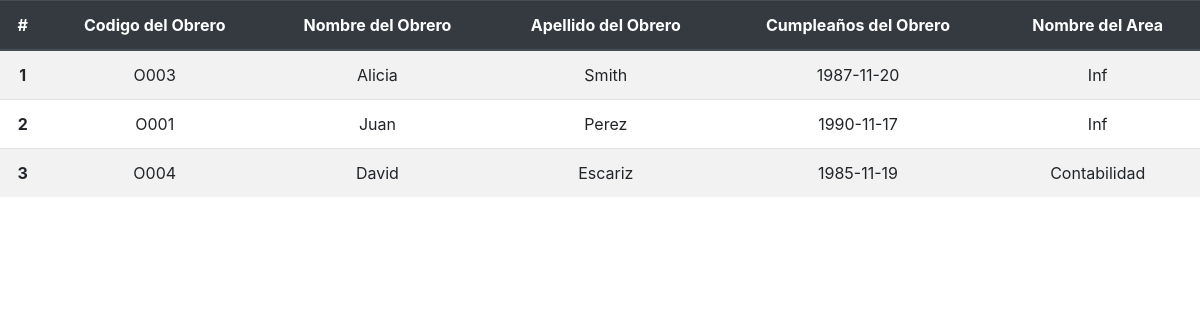
The page /first.php (signed in) on the database its author committed.
### tables this page shows
CREATE TABLE `obrero` (
  `CodO` varchar(5) NOT NULL,
  `nameO` varchar(30) DEFAULT NULL,
  `lastnameO` varchar(30) DEFAULT NULL,
  `birth` date DEFAULT NULL,
  `CodA` varchar(5) DEFAULT NULL,
  `CodB` varchar(5) DEFAULT NULL,
  `nroCuenta` varchar(20) NOT NULL,
  PRIMARY KEY (`CodO`),
  KEY `CodA` (`CodA`),
  KEY `CodB` (`CodB`),
  CONSTRAINT `obrero_ibfk_1` FOREIGN KEY (`CodA`) REFERENCES `area` (`CodA`),
  CONSTRAINT `obrero_ibfk_2` FOREIGN KEY (`CodB`) REFERENCES `banco` (`CodB`)
);

CREATE TABLE `area` (
  `CodA` varchar(5) NOT NULL,
  `nameA` varchar(30) DEFAULT NULL,
  `CodCC` varchar(5) DEFAULT NULL,
  PRIMARY KEY (`CodA`),
  KEY `CodCC` (`CodCC`),
  CONSTRAINT `area_ibfk_1` FOREIGN KEY (`CodCC`) REFERENCES `centroc` (`CodCC`)
);

### first.php (the view, shortened to what this page needs)
<?php
    $conexion = mysqli_connect("localhost",$_SESSION['username'],$_SESSION['password'],"project6");
    $sql = "SELECT obrero.CodO,obrero.nameO,obrero.lastnameO,obrero.birth,area.nameA
            FROM obrero,area
            WHERE (DATE_FORMAT(obrero.birth,'%m-%d') BETWEEN @fechaI AND @fechaF) AND obrero.CodA = area.CodA
            ORDER BY area.CodA ASC, obrero.birth ASC";
    $query = mysqli_query($conexion,$sql);
?>
<!DOCTYPE html>
<html lang="en">
<head>
  <link href="styles/bootstrap.css" rel="stylesheet">
</head>
<body>
<table class="table table-striped">
  <thead class="thead-dark">
    <tr>
      <th scope="col"  class='justify-content-center text-center'>#</th>
      <th scope="col" class='justify-content-center text-center'>Codigo del Obrero</th>
      <th scope="col" class='justify-content-center text-center'>Nombre del Obrero</th>
      <th scope="col" class='justify-content-center text-center'>Apellido del Obrero</th>
      <th scope="col" class='justify-content-center text-center'>Cumpleaños del Obrero</th>
      <th scope="col" class='justify-content-center text-center'>Nombre del Area</th>
    </tr>
  </thead>
  <tbody>
    <?php
        if ($query) {
            for($i = 1; $fila = mysqli_fetch_array($query); $i++){
    ?>
                <tr>
                    <th scope="row" class='justify-content-center text-center'><?php echo $i;?></th>
                    <?php for ($j=0; $j < 5; $j++) {
                        echo "<td class='justify-content-center text-center'>$fila[$j]</td>";
                    }?>
                </tr>
    <?php
            }
        }
    ?>
  </tbody>
</table>
</body>
</html>

### rows shown on the page
obrero: CodO "O003", nameO "Alicia", lastnameO "Smith", birth "1987-11-20", CodA.nameA "Inf"
obrero: CodO "O001", nameO "Juan", lastnameO "Perez", birth "1990-11-17", CodA.nameA "Inf"
obrero: CodO "O004", nameO "David", lastnameO "Escariz", birth "1985-11-19", CodA.nameA "Contabilidad"
